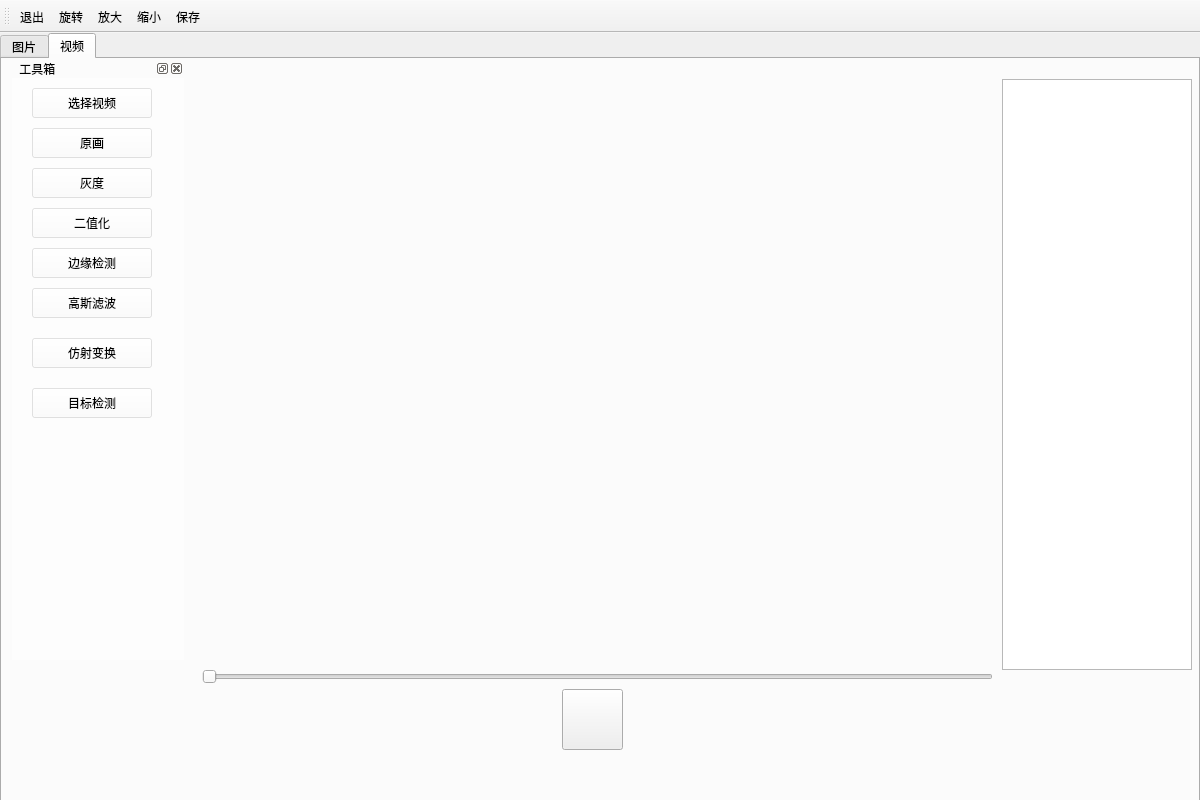
<?xml version="1.0" encoding="UTF-8"?>
<ui version="4.0">
 <class>MainWindow</class>
 <widget class="QMainWindow" name="MainWindow">
  <property name="geometry">
   <rect>
    <x>0</x>
    <y>0</y>
    <width>1200</width>
    <height>800</height>
   </rect>
  </property>
  <property name="windowTitle">
   <string>MainWindow</string>
  </property>
  <widget class="QWidget" name="centralwidget">
   <widget class="QTabWidget" name="tabWidget">
    <property name="geometry">
     <rect>
      <x>0</x>
      <y>0</y>
      <width>1200</width>
      <height>800</height>
     </rect>
    </property>
    <property name="styleSheet">
     <string notr="true"/>
    </property>
    <property name="currentIndex">
     <number>1</number>
    </property>
    <widget class="QWidget" name="image">
     <attribute name="title">
      <string>图片</string>
     </attribute>
     <widget class="QDockWidget" name="dockWidget_2">
      <property name="geometry">
       <rect>
        <x>10</x>
        <y>0</y>
        <width>172</width>
        <height>601</height>
       </rect>
      </property>
      <property name="minimumSize">
       <size>
        <width>172</width>
        <height>46</height>
       </size>
      </property>
      <property name="styleSheet">
       <string notr="true">background-color: rgba(255, 255, 255, 100);</string>
      </property>
      <property name="windowTitle">
       <string> 工具箱</string>
      </property>
      <widget class="QWidget" name="dockWidgetContents_2">
       <widget class="QPushButton" name="selectpicBtn">
        <property name="geometry">
         <rect>
          <x>20</x>
          <y>10</y>
          <width>120</width>
          <height>30</height>
         </rect>
        </property>
        <property name="styleSheet">
         <string notr="true"/>
        </property>
        <property name="text">
         <string>选择图片</string>
        </property>
       </widget>
       <widget class="QPushButton" name="erodeBtn">
        <property name="geometry">
         <rect>
          <x>20</x>
          <y>90</y>
          <width>120</width>
          <height>30</height>
         </rect>
        </property>
        <property name="text">
         <string>边缘检测</string>
        </property>
       </widget>
       <widget class="QPushButton" name="dilateBtn">
        <property name="geometry">
         <rect>
          <x>20</x>
          <y>130</y>
          <width>120</width>
          <height>30</height>
         </rect>
        </property>
        <property name="text">
         <string>膨胀</string>
        </property>
       </widget>
       <widget class="QPushButton" name="notBtn">
        <property name="geometry">
         <rect>
          <x>20</x>
          <y>170</y>
          <width>120</width>
          <height>30</height>
         </rect>
        </property>
        <property name="text">
         <string>反色</string>
        </property>
       </widget>
       <widget class="QPushButton" name="grayBtn">
        <property name="geometry">
         <rect>
          <x>20</x>
          <y>210</y>
          <width>120</width>
          <height>30</height>
         </rect>
        </property>
        <property name="text">
         <string>灰度化</string>
        </property>
       </widget>
       <widget class="QPushButton" name="originBtn">
        <property name="geometry">
         <rect>
          <x>20</x>
          <y>50</y>
          <width>120</width>
          <height>30</height>
         </rect>
        </property>
        <property name="text">
         <string>原图</string>
        </property>
       </widget>
       <widget class="QPushButton" name="changeBtn">
        <property name="geometry">
         <rect>
          <x>20</x>
          <y>260</y>
          <width>120</width>
          <height>30</height>
         </rect>
        </property>
        <property name="text">
         <string>透视变换</string>
        </property>
       </widget>
       <widget class="QPushButton" name="objBtn">
        <property name="geometry">
         <rect>
          <x>20</x>
          <y>310</y>
          <width>120</width>
          <height>30</height>
         </rect>
        </property>
        <property name="text">
         <string>目标检测</string>
        </property>
       </widget>
      </widget>
     </widget>
     <widget class="QDockWidget" name="dockWidget_3">
      <property name="geometry">
       <rect>
        <x>1010</x>
        <y>0</y>
        <width>172</width>
        <height>317</height>
       </rect>
      </property>
      <property name="minimumSize">
       <size>
        <width>172</width>
        <height>46</height>
       </size>
      </property>
      <property name="maximumSize">
       <size>
        <width>172</width>
        <height>524287</height>
       </size>
      </property>
      <property name="styleSheet">
       <string notr="true">background-color: rgba(255, 255, 255, 100);</string>
      </property>
      <property name="floating">
       <bool>false</bool>
      </property>
      <property name="allowedAreas">
       <set>Qt::AllDockWidgetAreas</set>
      </property>
      <property name="windowTitle">
       <string>基础调整</string>
      </property>
      <widget class="QWidget" name="dockWidgetContents_5">
       <widget class="QSlider" name="horizontalSlider">
        <property name="geometry">
         <rect>
          <x>10</x>
          <y>40</y>
          <width>141</width>
          <height>22</height>
         </rect>
        </property>
        <property name="styleSheet">
         <string notr="true">QSlider::add-page:Horizontal
     {     
        background-color: rgb(223, 223, 223);
        height:4px;
     }
     QSlider::sub-page:Horizontal 
    {
        background-color:black;
        height:4px;
     }
    QSlider::groove:Horizontal 
    {
        background:transparent;
        height:10px;
		border-radius: 5px;
    }
    QSlider::handle:Horizontal 
    {
        height: 20px;
        width:20px;
        border-image: url(:/myImage/images/slide.png);
        margin: -8 0px;
    }
</string>
        </property>
        <property name="minimum">
         <number>-100</number>
        </property>
        <property name="maximum">
         <number>100</number>
        </property>
        <property name="pageStep">
         <number>1</number>
        </property>
        <property name="value">
         <number>0</number>
        </property>
        <property name="sliderPosition">
         <number>0</number>
        </property>
        <property name="orientation">
         <enum>Qt::Horizontal</enum>
        </property>
       </widget>
       <widget class="QLabel" name="label_light">
        <property name="geometry">
         <rect>
          <x>100</x>
          <y>10</y>
          <width>41</width>
          <height>16</height>
         </rect>
        </property>
        <property name="text">
         <string>0</string>
        </property>
       </widget>
       <widget class="QLabel" name="label_4">
        <property name="geometry">
         <rect>
          <x>10</x>
          <y>10</y>
          <width>81</width>
          <height>16</height>
         </rect>
        </property>
        <property name="text">
         <string>调节亮度值：</string>
        </property>
       </widget>
       <widget class="QLabel" name="label">
        <property name="geometry">
         <rect>
          <x>10</x>
          <y>70</y>
          <width>61</width>
          <height>16</height>
         </rect>
        </property>
        <property name="text">
         <string>二值化：</string>
        </property>
       </widget>
       <widget class="QSlider" name="horizontalSlider_erzhi">
        <property name="geometry">
         <rect>
          <x>10</x>
          <y>100</y>
          <width>141</width>
          <height>22</height>
         </rect>
        </property>
        <property name="styleSheet">
         <string notr="true">QSlider::add-page:Horizontal
     {     
        background-color: rgb(223, 223, 223);
        height:4px;
     }
     QSlider::sub-page:Horizontal 
    {
        background-color:black;
        height:4px;
     }
    QSlider::groove:Horizontal 
    {
        background:transparent;
        height:10px;
		border-radius: 5px;
    }
    QSlider::handle:Horizontal 
    {
        height: 20px;
        width:20px;
        border-image: url(:/myImage/images/slide.png);
        margin: -8 0px;
    }
</string>
        </property>
        <property name="maximum">
         <number>255</number>
        </property>
        <property name="value">
         <number>128</number>
        </property>
        <property name="orientation">
         <enum>Qt::Horizontal</enum>
        </property>
       </widget>
       <widget class="QLabel" name="label_yuzhi">
        <property name="geometry">
         <rect>
          <x>80</x>
          <y>70</y>
          <width>72</width>
          <height>15</height>
         </rect>
        </property>
        <property name="text">
         <string>128</string>
        </property>
       </widget>
       <widget class="QLabel" name="label_9">
        <property name="geometry">
         <rect>
          <x>10</x>
          <y>140</y>
          <width>72</width>
          <height>15</height>
         </rect>
        </property>
        <property name="text">
         <string>对比度：</string>
        </property>
       </widget>
       <widget class="QSlider" name="horizontalSlider_duibi">
        <property name="geometry">
         <rect>
          <x>9</x>
          <y>170</y>
          <width>141</width>
          <height>22</height>
         </rect>
        </property>
        <property name="styleSheet">
         <string notr="true">QSlider::add-page:Horizontal
     {     
        background-color: rgb(223, 223, 223);
        height:4px;
     }
     QSlider::sub-page:Horizontal 
    {
        background-color:black;
        height:4px;
     }
    QSlider::groove:Horizontal 
    {
        background:transparent;
        height:10px;
		border-radius: 5px;
    }
    QSlider::handle:Horizontal 
    {
        height: 20px;
        width:20px;
        border-image: url(:/myImage/images/slide.png);
        margin: -8 0px;
    }
</string>
        </property>
        <property name="minimum">
         <number>-10</number>
        </property>
        <property name="maximum">
         <number>10</number>
        </property>
        <property name="pageStep">
         <number>1</number>
        </property>
        <property name="orientation">
         <enum>Qt::Horizontal</enum>
        </property>
       </widget>
       <widget class="QLabel" name="label_10">
        <property name="geometry">
         <rect>
          <x>10</x>
          <y>210</y>
          <width>72</width>
          <height>15</height>
         </rect>
        </property>
        <property name="text">
         <string>饱和度：</string>
        </property>
       </widget>
       <widget class="QSlider" name="horizontalSlider_baohe">
        <property name="geometry">
         <rect>
          <x>10</x>
          <y>240</y>
          <width>141</width>
          <height>22</height>
         </rect>
        </property>
        <property name="styleSheet">
         <string notr="true">QSlider::add-page:Horizontal
     {     
        background-color: rgb(223, 223, 223);
        height:4px;
     }
     QSlider::sub-page:Horizontal 
    {
        background-color:black;
        height:4px;
     }
    QSlider::groove:Horizontal 
    {
        background:transparent;
        height:10px;
		border-radius: 5px;
    }
    QSlider::handle:Horizontal 
    {
        height: 20px;
        width:20px;
        border-image: url(:/myImage/images/slide.png);
        margin: -8 0px;
    }
</string>
        </property>
        <property name="minimum">
         <number>-100</number>
        </property>
        <property name="maximum">
         <number>100</number>
        </property>
        <property name="pageStep">
         <number>1</number>
        </property>
        <property name="orientation">
         <enum>Qt::Horizontal</enum>
        </property>
       </widget>
      </widget>
     </widget>
     <widget class="QDockWidget" name="dockWidget_4">
      <property name="geometry">
       <rect>
        <x>1010</x>
        <y>330</y>
        <width>172</width>
        <height>261</height>
       </rect>
      </property>
      <property name="minimumSize">
       <size>
        <width>172</width>
        <height>46</height>
       </size>
      </property>
      <property name="maximumSize">
       <size>
        <width>172</width>
        <height>524287</height>
       </size>
      </property>
      <property name="styleSheet">
       <string notr="true">background-color: rgba(255, 255, 255, 100);</string>
      </property>
      <property name="windowTitle">
       <string>色彩调整</string>
      </property>
      <widget class="QWidget" name="dockWidgetContents_6">
       <widget class="QLabel" name="label_6">
        <property name="geometry">
         <rect>
          <x>10</x>
          <y>20</y>
          <width>72</width>
          <height>15</height>
         </rect>
        </property>
        <property name="text">
         <string>R值：</string>
        </property>
       </widget>
       <widget class="QSlider" name="horizontalSlider_R">
        <property name="geometry">
         <rect>
          <x>9</x>
          <y>50</y>
          <width>141</width>
          <height>22</height>
         </rect>
        </property>
        <property name="contextMenuPolicy">
         <enum>Qt::DefaultContextMenu</enum>
        </property>
        <property name="toolTipDuration">
         <number>1</number>
        </property>
        <property name="styleSheet">
         <string notr="true">QSlider::add-page:Horizontal
     {     
        background-color: red;
        height:4px;
     }
     QSlider::sub-page:Horizontal 
    {
        background-color:white;
        height:4px;
     }
    QSlider::groove:Horizontal 
    {
        background:transparent;
        height:10px;
		border-radius: 5px;
    }
    QSlider::handle:Horizontal 
    {
        height: 20px;
        width:20px;
        border-image: url(:/myImage/images/slide.png);
        margin: -8 0px;
    }

</string>
        </property>
        <property name="maximum">
         <number>255</number>
        </property>
        <property name="orientation">
         <enum>Qt::Horizontal</enum>
        </property>
        <property name="tickPosition">
         <enum>QSlider::NoTicks</enum>
        </property>
       </widget>
       <widget class="QSlider" name="horizontalSlider_G">
        <property name="geometry">
         <rect>
          <x>10</x>
          <y>120</y>
          <width>141</width>
          <height>22</height>
         </rect>
        </property>
        <property name="styleSheet">
         <string notr="true">QSlider::add-page:Horizontal
     {     
        background-color: green;
        height:4px;
     }
     QSlider::sub-page:Horizontal 
    {
        background-color:white;
        height:4px;
     }
    QSlider::groove:Horizontal 
    {
        background:transparent;
        height:10px;
		border-radius: 5px;
    }
    QSlider::handle:Horizontal 
    {
        height: 20px;
        width:20px;
        border-image: url(:/myImage/images/slide.png);
        margin: -8 0px;
    }

</string>
        </property>
        <property name="maximum">
         <number>255</number>
        </property>
        <property name="orientation">
         <enum>Qt::Horizontal</enum>
        </property>
       </widget>
       <widget class="QLabel" name="label_7">
        <property name="geometry">
         <rect>
          <x>11</x>
          <y>90</y>
          <width>72</width>
          <height>15</height>
         </rect>
        </property>
        <property name="text">
         <string>G值：</string>
        </property>
       </widget>
       <widget class="QLabel" name="label_8">
        <property name="geometry">
         <rect>
          <x>10</x>
          <y>160</y>
          <width>72</width>
          <height>15</height>
         </rect>
        </property>
        <property name="text">
         <string>B值：</string>
        </property>
       </widget>
       <widget class="QSlider" name="horizontalSlider_B">
        <property name="geometry">
         <rect>
          <x>9</x>
          <y>190</y>
          <width>141</width>
          <height>22</height>
         </rect>
        </property>
        <property name="styleSheet">
         <string notr="true">QSlider::add-page:Horizontal
     {     
        background-color: blue;
        height:4px;
     }
     QSlider::sub-page:Horizontal 
    {
        background-color:white;
        height:4px;
     }
    QSlider::groove:Horizontal 
    {
        background:transparent;
        height:10px;
		border-radius: 5px;
    }
    QSlider::handle:Horizontal 
    {
        height: 20px;
        width:20px;
        border-image: url(:/myImage/images/slide.png);
        margin: -8 0px;
    }

</string>
        </property>
        <property name="maximum">
         <number>255</number>
        </property>
        <property name="orientation">
         <enum>Qt::Horizontal</enum>
        </property>
       </widget>
      </widget>
     </widget>
     <widget class="QListWidget" name="imageList">
      <property name="geometry">
       <rect>
        <x>0</x>
        <y>600</y>
        <width>1192</width>
        <height>125</height>
       </rect>
      </property>
      <property name="minimumSize">
       <size>
        <width>0</width>
        <height>125</height>
       </size>
      </property>
      <property name="maximumSize">
       <size>
        <width>16777215</width>
        <height>125</height>
       </size>
      </property>
      <property name="styleSheet">
       <string notr="true">QListWidget{		 
	border-radius:12px;
}</string>
      </property>
      <property name="midLineWidth">
       <number>1</number>
      </property>
      <property name="verticalScrollBarPolicy">
       <enum>Qt::ScrollBarAlwaysOff</enum>
      </property>
      <property name="sizeAdjustPolicy">
       <enum>QAbstractScrollArea::AdjustIgnored</enum>
      </property>
      <property name="autoScrollMargin">
       <number>16</number>
      </property>
      <property name="tabKeyNavigation">
       <bool>false</bool>
      </property>
      <property name="dragEnabled">
       <bool>false</bool>
      </property>
      <property name="selectionMode">
       <enum>QAbstractItemView::NoSelection</enum>
      </property>
      <property name="selectionBehavior">
       <enum>QAbstractItemView::SelectItems</enum>
      </property>
      <property name="iconSize">
       <size>
        <width>130</width>
        <height>80</height>
       </size>
      </property>
      <property name="textElideMode">
       <enum>Qt::ElideNone</enum>
      </property>
      <property name="horizontalScrollMode">
       <enum>QAbstractItemView::ScrollPerItem</enum>
      </property>
      <property name="flow">
       <enum>QListView::TopToBottom</enum>
      </property>
      <property name="resizeMode">
       <enum>QListView::Adjust</enum>
      </property>
      <property name="layoutMode">
       <enum>QListView::SinglePass</enum>
      </property>
      <property name="spacing">
       <number>5</number>
      </property>
      <property name="gridSize">
       <size>
        <width>135</width>
        <height>105</height>
       </size>
      </property>
      <property name="viewMode">
       <enum>QListView::IconMode</enum>
      </property>
     </widget>
     <widget class="QLabel" name="imageShow">
      <property name="geometry">
       <rect>
        <x>200</x>
        <y>10</y>
        <width>800</width>
        <height>500</height>
       </rect>
      </property>
      <property name="maximumSize">
       <size>
        <width>16777215</width>
        <height>16777215</height>
       </size>
      </property>
      <property name="font">
       <font>
        <pointsize>12</pointsize>
       </font>
      </property>
      <property name="styleSheet">
       <string notr="true"/>
      </property>
      <property name="frameShape">
       <enum>QFrame::NoFrame</enum>
      </property>
      <property name="text">
       <string/>
      </property>
      <property name="pixmap">
       <pixmap>:/new/images/labelBg.jpg</pixmap>
      </property>
      <property name="scaledContents">
       <bool>false</bool>
      </property>
      <property name="alignment">
       <set>Qt::AlignCenter</set>
      </property>
     </widget>
     <widget class="QToolButton" name="downimageToolBtn">
      <property name="geometry">
       <rect>
        <x>860</x>
        <y>520</y>
        <width>60</width>
        <height>60</height>
       </rect>
      </property>
      <property name="sizePolicy">
       <sizepolicy hsizetype="Expanding" vsizetype="Expanding">
        <horstretch>0</horstretch>
        <verstretch>0</verstretch>
       </sizepolicy>
      </property>
      <property name="minimumSize">
       <size>
        <width>20</width>
        <height>20</height>
       </size>
      </property>
      <property name="maximumSize">
       <size>
        <width>60</width>
        <height>60</height>
       </size>
      </property>
      <property name="styleSheet">
       <string notr="true">QToolButton{
	background-color: rgb(251, 251, 251);
	color: rgba(85, 170, 255,200);
	font-size:66px;
	font-weight:bold;
	border:solid 0px;
	min-width:80px;
	min-height:70px;
}
QToolButton:hover{	
	background-color: rgb(200, 200, 200,100);
}
QToolButton:pressed{		
	background-color: rgb(255, 255, 255);	
}</string>
      </property>
      <property name="text">
       <string>&gt;</string>
      </property>
      <property name="iconSize">
       <size>
        <width>20</width>
        <height>20</height>
       </size>
      </property>
     </widget>
     <widget class="QToolButton" name="upimageToolBtn">
      <property name="geometry">
       <rect>
        <x>260</x>
        <y>520</y>
        <width>60</width>
        <height>60</height>
       </rect>
      </property>
      <property name="sizePolicy">
       <sizepolicy hsizetype="Ignored" vsizetype="Ignored">
        <horstretch>0</horstretch>
        <verstretch>0</verstretch>
       </sizepolicy>
      </property>
      <property name="minimumSize">
       <size>
        <width>20</width>
        <height>20</height>
       </size>
      </property>
      <property name="maximumSize">
       <size>
        <width>60</width>
        <height>60</height>
       </size>
      </property>
      <property name="styleSheet">
       <string notr="true">QToolButton{	
	background-color: rgb(251, 251, 251);
	color: rgba(85, 170, 255,200);
	font-size:66px;
	font-weight:bold;
	border:solid 2px;
	min-width:80px;
	min-height:70px;
}
QToolButton:hover{	
	background-color: rgb(200, 200, 200,100);
}
QToolButton:pressed{		
	background-color: rgb(255, 255, 255);	
}</string>
      </property>
      <property name="text">
       <string>&lt;</string>
      </property>
      <property name="iconSize">
       <size>
        <width>20</width>
        <height>20</height>
       </size>
      </property>
     </widget>
    </widget>
    <widget class="QWidget" name="video">
     <attribute name="title">
      <string>视频</string>
     </attribute>
     <widget class="QLabel" name="videoShow">
      <property name="geometry">
       <rect>
        <x>200</x>
        <y>20</y>
        <width>800</width>
        <height>561</height>
       </rect>
      </property>
      <property name="maximumSize">
       <size>
        <width>16777215</width>
        <height>16777215</height>
       </size>
      </property>
      <property name="font">
       <font>
        <pointsize>12</pointsize>
       </font>
      </property>
      <property name="styleSheet">
       <string notr="true"/>
      </property>
      <property name="frameShape">
       <enum>QFrame::NoFrame</enum>
      </property>
      <property name="text">
       <string/>
      </property>
      <property name="pixmap">
       <pixmap>:/new/images/labelBg.jpg</pixmap>
      </property>
      <property name="scaledContents">
       <bool>false</bool>
      </property>
      <property name="alignment">
       <set>Qt::AlignCenter</set>
      </property>
     </widget>
     <widget class="QDockWidget" name="dockWidget_5">
      <property name="geometry">
       <rect>
        <x>10</x>
        <y>0</y>
        <width>172</width>
        <height>601</height>
       </rect>
      </property>
      <property name="minimumSize">
       <size>
        <width>172</width>
        <height>46</height>
       </size>
      </property>
      <property name="styleSheet">
       <string notr="true">background-color: rgba(255, 255, 255, 100);</string>
      </property>
      <property name="windowTitle">
       <string> 工具箱</string>
      </property>
      <widget class="QWidget" name="dockWidgetContents_3">
       <widget class="QPushButton" name="selectvideoBtn">
        <property name="geometry">
         <rect>
          <x>20</x>
          <y>10</y>
          <width>120</width>
          <height>30</height>
         </rect>
        </property>
        <property name="styleSheet">
         <string notr="true"/>
        </property>
        <property name="text">
         <string>选择视频</string>
        </property>
       </widget>
       <widget class="QPushButton" name="vgrayBtn">
        <property name="geometry">
         <rect>
          <x>20</x>
          <y>90</y>
          <width>120</width>
          <height>30</height>
         </rect>
        </property>
        <property name="text">
         <string>灰度</string>
        </property>
       </widget>
       <widget class="QPushButton" name="verzhiBtn">
        <property name="geometry">
         <rect>
          <x>20</x>
          <y>130</y>
          <width>120</width>
          <height>30</height>
         </rect>
        </property>
        <property name="text">
         <string>二值化</string>
        </property>
       </widget>
       <widget class="QPushButton" name="meanBtn">
        <property name="geometry">
         <rect>
          <x>20</x>
          <y>170</y>
          <width>120</width>
          <height>30</height>
         </rect>
        </property>
        <property name="text">
         <string>边缘检测</string>
        </property>
       </widget>
       <widget class="QPushButton" name="smothBtn">
        <property name="geometry">
         <rect>
          <x>20</x>
          <y>210</y>
          <width>120</width>
          <height>30</height>
         </rect>
        </property>
        <property name="text">
         <string>高斯滤波</string>
        </property>
       </widget>
       <widget class="QPushButton" name="videoBtn">
        <property name="geometry">
         <rect>
          <x>20</x>
          <y>50</y>
          <width>120</width>
          <height>30</height>
         </rect>
        </property>
        <property name="text">
         <string>原画</string>
        </property>
       </widget>
       <widget class="QPushButton" name="pushButton_gamma_2">
        <property name="geometry">
         <rect>
          <x>20</x>
          <y>260</y>
          <width>120</width>
          <height>30</height>
         </rect>
        </property>
        <property name="text">
         <string>仿射变换</string>
        </property>
       </widget>
       <widget class="QPushButton" name="vobjBtn">
        <property name="geometry">
         <rect>
          <x>20</x>
          <y>310</y>
          <width>120</width>
          <height>30</height>
         </rect>
        </property>
        <property name="text">
         <string>目标检测</string>
        </property>
       </widget>
      </widget>
     </widget>
     <widget class="QSlider" name="videohorizontalSlider">
      <property name="geometry">
       <rect>
        <x>200</x>
        <y>610</y>
        <width>791</width>
        <height>16</height>
       </rect>
      </property>
      <property name="orientation">
       <enum>Qt::Horizontal</enum>
      </property>
     </widget>
     <widget class="QLabel" name="label_3">
      <property name="geometry">
       <rect>
        <x>200</x>
        <y>640</y>
        <width>81</width>
        <height>31</height>
       </rect>
      </property>
      <property name="text">
       <string/>
      </property>
     </widget>
     <widget class="QPushButton" name="stopBtn">
      <property name="geometry">
       <rect>
        <x>560</x>
        <y>630</y>
        <width>61</width>
        <height>61</height>
       </rect>
      </property>
      <property name="text">
       <string/>
      </property>
     </widget>
     <widget class="QListView" name="listView">
      <property name="geometry">
       <rect>
        <x>1000</x>
        <y>20</y>
        <width>190</width>
        <height>591</height>
       </rect>
      </property>
     </widget>
    </widget>
   </widget>
  </widget>
  <widget class="QToolBar" name="toolBar">
   <property name="windowTitle">
    <string>toolBar</string>
   </property>
   <attribute name="toolBarArea">
    <enum>TopToolBarArea</enum>
   </attribute>
   <attribute name="toolBarBreak">
    <bool>false</bool>
   </attribute>
   <addaction name="exitaction"/>
   <addaction name="spinaction"/>
   <addaction name="bigaction"/>
   <addaction name="smallaction"/>
   <addaction name="saveaction"/>
  </widget>
  <action name="exitaction">
   <property name="icon">
    <iconset resource="res.qrc">
     <normaloff>:/image/exit.png</normaloff>:/image/exit.png</iconset>
   </property>
   <property name="text">
    <string>退出</string>
   </property>
   <property name="toolTip">
    <string>退出</string>
   </property>
  </action>
  <action name="spinaction">
   <property name="icon">
    <iconset resource="res.qrc">
     <normaloff>:/image/spin.png</normaloff>:/image/spin.png</iconset>
   </property>
   <property name="text">
    <string>旋转</string>
   </property>
   <property name="toolTip">
    <string>旋转</string>
   </property>
  </action>
  <action name="bigaction">
   <property name="icon">
    <iconset resource="res.qrc">
     <normaloff>:/image/big.png</normaloff>:/image/big.png</iconset>
   </property>
   <property name="text">
    <string>放大</string>
   </property>
   <property name="toolTip">
    <string>放大</string>
   </property>
  </action>
  <action name="smallaction">
   <property name="icon">
    <iconset resource="res.qrc">
     <normaloff>:/image/small.png</normaloff>:/image/small.png</iconset>
   </property>
   <property name="text">
    <string>缩小</string>
   </property>
   <property name="toolTip">
    <string>缩小</string>
   </property>
  </action>
  <action name="saveaction">
   <property name="icon">
    <iconset resource="res.qrc">
     <normaloff>:/image/save.png</normaloff>:/image/save.png</iconset>
   </property>
   <property name="text">
    <string>保存</string>
   </property>
   <property name="toolTip">
    <string>保存</string>
   </property>
  </action>
 </widget>
 <resources>
  <include location="res.qrc"/>
 </resources>
 <connections/>
</ui>
